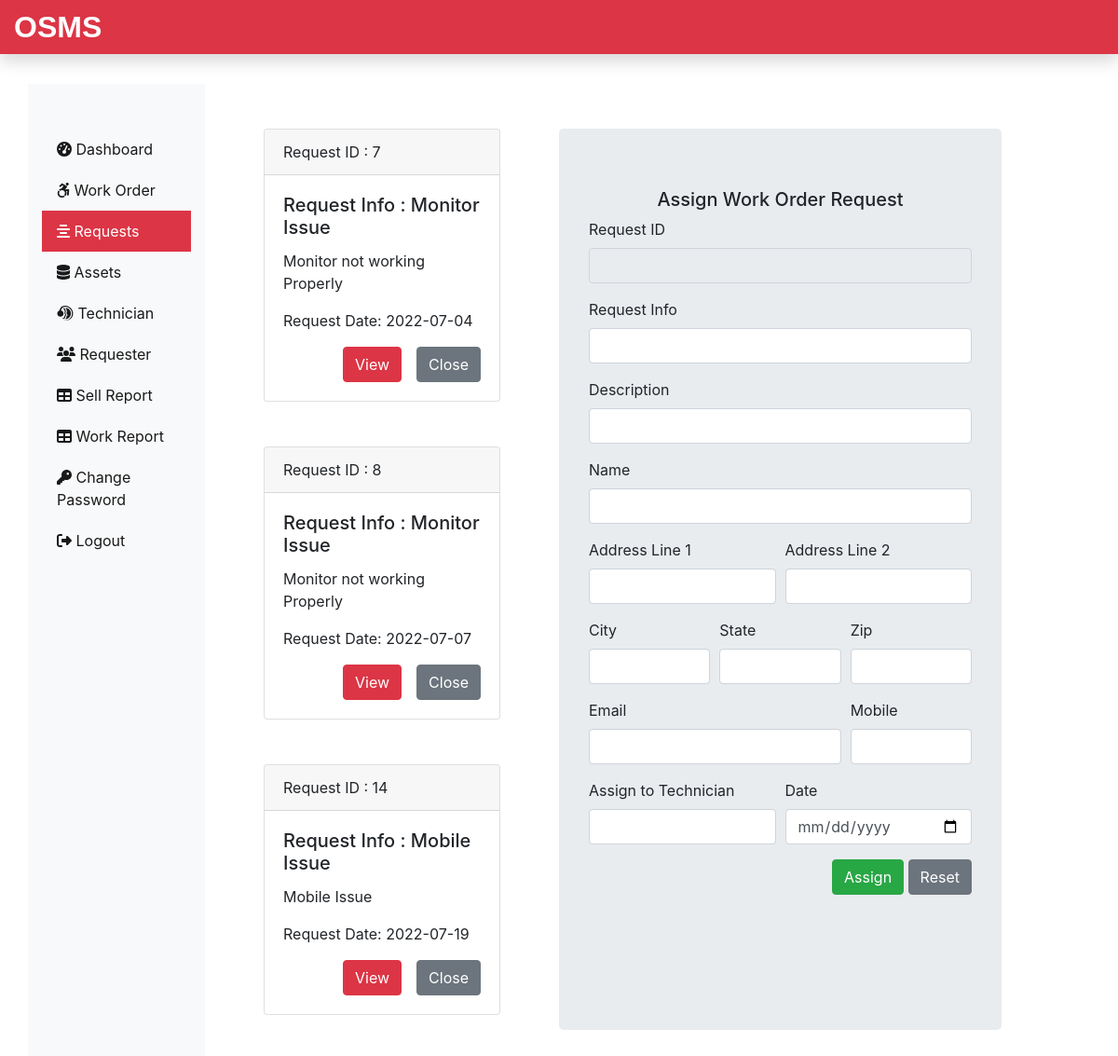
Page /admin/request.php (signed in) on the committed database.
### tables this page shows
CREATE TABLE `submitrequest_tb` (
  `request_id` int(11) NOT NULL,
  `request_info` text NOT NULL,
  `request_desc` text NOT NULL,
  `requester_name` varchar(60) NOT NULL,
  `requester_add1` text NOT NULL,
  `requester_add2` text NOT NULL,
  `requester_city` text NOT NULL,
  `requester_state` text NOT NULL,
  `requester_zip` int(11) NOT NULL,
  `requester_email` varchar(60) NOT NULL,
  `requester_mobile` bigint(11) NOT NULL,
  `request_date` date NOT NULL
);

### admin/request.php (the view, shortened to what this page needs)
<?php
include('include/header.php');
include('../dbConnection.php');
?>
<div class="col-sm-4 mb-5">
  <?php
 $sql = "SELECT request_id, request_info, request_desc, request_date FROM submitrequest_tb";
 $result = $conn->query($sql);
 if($result->num_rows > 0){
  while($row = $result->fetch_assoc()){
   echo '<div class="card mt-5 mx-5">';
   echo '<div class="card-header">';
   echo 'Request ID : '. $row['request_id'];
   echo '</div>';
   echo '<div class="card-body">';
   echo '<h5 class="card-title">Request Info : ' . $row['request_info'] . '</h5>';
   echo '<p class="card-text">' . $row['request_desc'] . '</p>';
   echo '<p class="card-text">Request Date: ' . $row['request_date'] . '</p>';
   echo '<div class="float-right">';
   echo '<form action="" method="POST"> <input type="hidden" name="id" value='. $row["request_id"] .'><input type="submit" class="btn btn-danger mr-3" name="view" value="View"><input type="submit" class="btn btn-secondary" name="close" value="Close"></form>';
   echo '</div>' ;
   echo '</div>' ;
   echo'</div>';
  }
 }
 ?>
</div>
<?php
  include('assignworkform.php');
  include('include/footer.php');
?>

### rows in the picture
submitrequest_tb: request_id "7", request_info "Monitor Issue", request_desc "Monitor not working Properly", request_date "2022-07-04"
submitrequest_tb: request_id "8", request_info "Monitor Issue", request_desc "Monitor not working Properly", request_date "2022-07-07"
submitrequest_tb: request_id "14", request_info "Mobile Issue", request_desc "Mobile Issue", request_date "2022-07-19"
